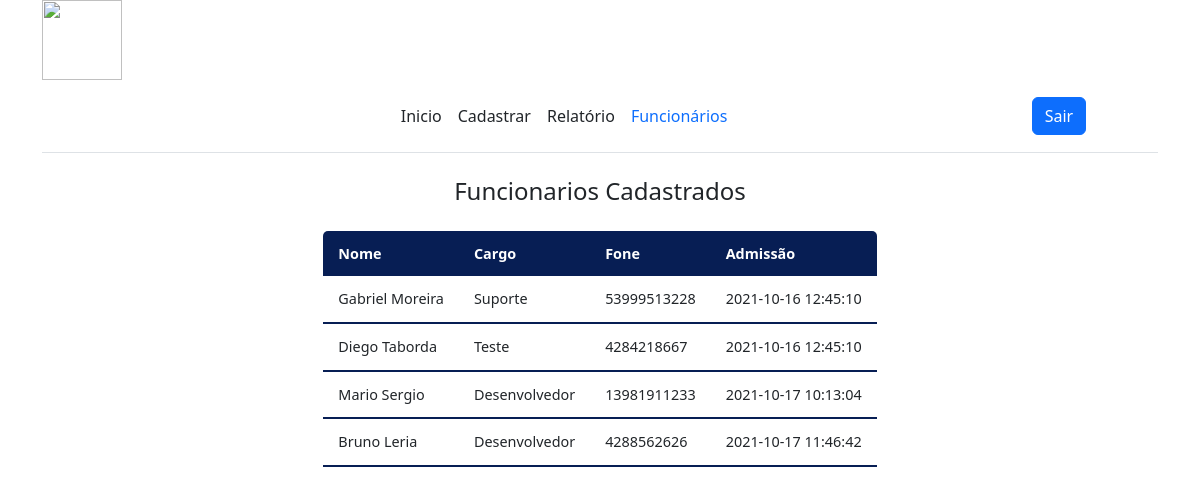
The page /funcionarios.php (signed in) on the database its author committed.
### tables this page shows
CREATE TABLE `funcionario` (
  `fun_codigo` int(11) NOT NULL,
  `fun_nome` varchar(100) NOT NULL,
  `fun_cpf` varchar(12) NOT NULL,
  `fun_cargo` varchar(20) NOT NULL,
  `fun_status` char(1) NOT NULL COMMENT 'A - Ativo / I - Inativo',
  `fun_senha` varchar(15) NOT NULL,
  `fun_admin` char(1) NOT NULL,
  `fun_fone` varchar(12) NOT NULL,
  `fun_data_admissao` datetime NOT NULL DEFAULT current_timestamp()
);

### funcionarios.php (the view, shortened to what this page needs)
<?php
  include('conexao.php');
  $sql = "SELECT fun_nome as Nome, fun_cargo as Cargo, fun_fone as Fone, fun_data_admissao as Admissao FROM funcionario WHERE fun_status LIKE 'A'";
  $result = mysqli_query($mysqli, $sql) or die("Erro ao tentar exibir");
?>
<!doctype html>
<html lang="en">
  <head>
    <link href="https://cdn.jsdelivr.net/npm/bootstrap@5.0.2/dist/css/bootstrap.min.css" rel="stylesheet">
<link href="../assets/dist/css/bootstrap.min.css" rel="stylesheet">
    <link href="funcionarios.css" rel="stylesheet">
  </head>
  <body>
<main>
  <div class="container">
  <img ID="imagem" src="assets/img/aquicob.png" width="80" height="80">
    <header class="d-flex flex-wrap align-items-center justify-content-center justify-content-md-between py-3 mb-4 border-bottom">
      <a href="/" class="d-flex align-items-center col-md-3 mb-2 mb-md-0 text-dark text-decoration-none">
        <svg class="bi me-2" width="40" height="32" role="img" aria-label="Bootstrap"><use xlink:href="#bootstrap"/></svg>
      </a>
      <ul class="nav col-12 col-md-auto mb-2 justify-content-center mb-md-0">
        <li><a href="painel.php" class="nav-link px-2 link-dark">Inicio</a></li>
        <li><a href="cadastro.php" class="nav-link px-2 link-dark">Cadastrar</a></li>
        <li><a href="relatorio.php" class="nav-link px-2 link-dark">Relatório</a></li>
        <li><a href="#" class="nav-link px-2 link-secundary">Funcionários</a></li>
      </ul>
      <div class="col-md-3 text-end">
        <a href="index.php">
        <button type="button" class="btn btn-primary">Sair</button>
        <a>
      </div>
    </header>
    </div>
    <h4>Funcionarios Cadastrados</h4>
    <?php
      echo "<table class='content-table'>";
      echo "<thead>";
      echo "<th>Nome</th>";
      echo "<th>Cargo</th>";
      echo "<th>Fone</th>";
      echo "<th>Admissão</th>";
      echo "</thead>";
      while($registro = mysqli_fetch_array($result)){
        $fun_nome = $registro['Nome'];
        $fun_cargo = $registro['Cargo'];
        $fun_fone = $registro['Fone'];
        $fun_data_admissao = $registro['Admissao'];
        echo "<tbody>";
        echo "<tr>";
        echo "<td>".$fun_nome."</td>";
        echo "<td>".$fun_cargo."</td>";
        echo "<td>".$fun_fone."</td>";
        echo "<td>".$fun_data_admissao."</td>";
        echo "</tr>";
      }
      echo "</tbody>";
      echo "</table>";
    ?>
</main>
  </body>
</html>

### funcionarios.css (style rules this page uses)
.bi { vertical-align: -.125em; fill: currentColor; }
h4 { text-align: center; }
.content-table { border-collapse: collapse; margin: 25px 0; margin-left: auto; margin-right: auto; font-size: 0.9em; min-width: 400px; border-radius: 5px 5px 0 0; overflow: hidden; }
.content-table thead th { background-color: #071e54; color: #fff; text-align: left; font-weight: bold; }
.content-table th, .content-table td { padding: 12px 15px; }
.content-table tbody tr { border-bottom: 1px solid #071e54; }
.content-table tbody tr:last-of-type { border-bottom: 2px solid #071e54; }

### rows shown on the page
funcionario: fun_nome "Gabriel Moreira", fun_cargo "Suporte", fun_fone "53999513228", fun_data_admissao "2021-10-16 12:45:10"
funcionario: fun_nome "Diego Taborda", fun_cargo "Teste", fun_fone "4284218667", fun_data_admissao "2021-10-16 12:45:10"
funcionario: fun_nome "Mario Sergio", fun_cargo "Desenvolvedor", fun_fone "13981911233", fun_data_admissao "2021-10-17 10:13:04"
funcionario: fun_nome "Bruno Leria", fun_cargo "Desenvolvedor", fun_fone "4288562626", fun_data_admissao "2021-10-17 11:46:42"
